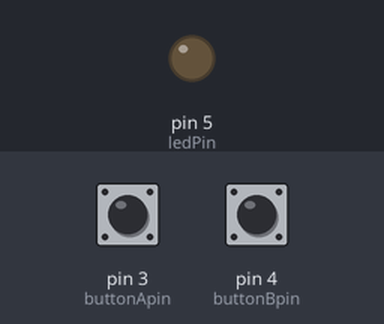
The sketch below on a simulated Arduino Uno, built with avr-gcc and run on an emulated ATmega328P. On the bench: output pins drawn as LEDs (lit = HIGH). Inputs (shaded band) come from the test bench; at power-on: pin 3 (buttonApin) HIGH, pin 4 (buttonBpin) HIGH.

Above: at 1.2 s.
1.3 s: pin 3 (buttonApin) pulled LOW for 0.15 s
At 2.5 s:
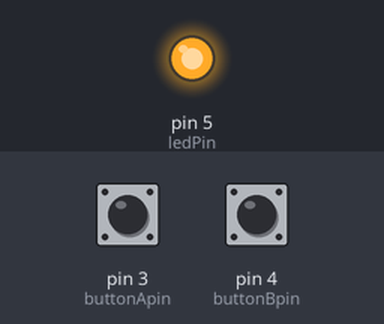
Timing chart, 0 to 4.3 s (numbered marks = the images above; inputs shaded):
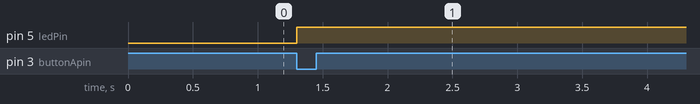

Measured:
- after the input at 1.3 s, pin 5 (ledPin): LOW → HIGH at once

The sketch:

Digital_Inputs.ino
```cpp
//www.elegoo.com
//2016.12.08

int ledPin = 5;
int buttonApin = 3;
int buttonBpin = 4;

byte leds = 0;

void setup()
{
  pinMode(ledPin, OUTPUT);
  pinMode(buttonApin, INPUT_PULLUP);
  pinMode(buttonBpin, INPUT_PULLUP);
}

void loop()
{
  if (digitalRead(buttonApin) == LOW)
  {
    digitalWrite(ledPin, HIGH);
    delay(5000);
  }
  if (digitalRead(buttonBpin) == LOW)
  {
    digitalWrite(ledPin, LOW);
  }
}
```
